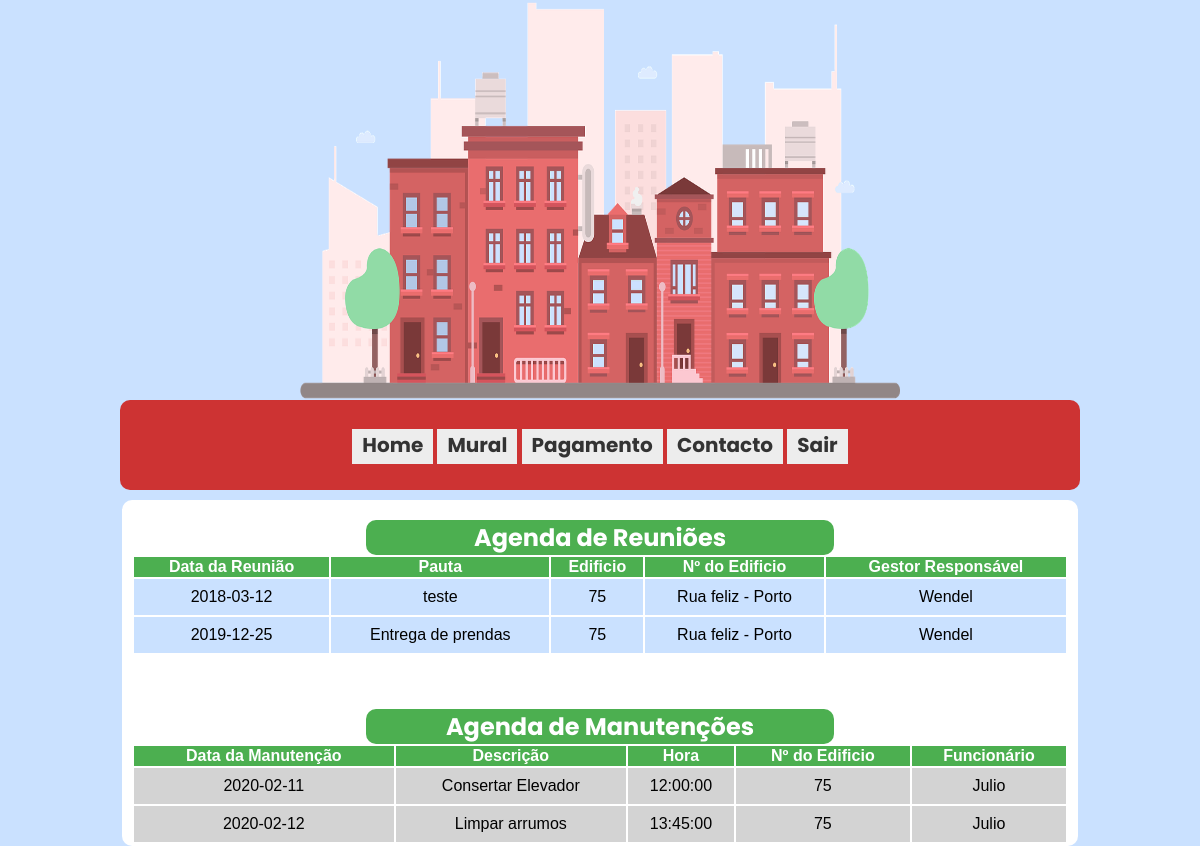
Page /CondominiumSolutions/mural.php (signed in) on the committed database.
### tables this page shows
CREATE TABLE `reuniao` (
  `cod_reuniao` int(15) NOT NULL,
  `data_r` date NOT NULL,
  `pauta` varchar(100) NOT NULL,
  `cod_gestor` int(15) NOT NULL,
  `cod_edificio` int(15) NOT NULL,
  `estado_reuniao` int(2) NOT NULL DEFAULT '0'
);

CREATE TABLE `edificio` (
  `cod_edificio` int(15) NOT NULL,
  `numero` varchar(10) NOT NULL,
  `morada` varchar(50) NOT NULL,
  `cod_gestor` int(15) NOT NULL
);

CREATE TABLE `utilizador` (
  `cod_utilizador` int(11) NOT NULL,
  `nome` varchar(30) NOT NULL,
  `contacto` varchar(9) NOT NULL,
  `login` varchar(15) NOT NULL,
  `passe` varchar(15) NOT NULL,
  `nivel_acesso` int(1) NOT NULL
);

### CondominiumSolutions/mural.php (the view, shortened to what this page needs)
<html xml:lang="pt" lang="pt">
  <head>
  </head>
  <body>
  <?php
    include "basedadosges.php";
  ?>
    <div style="text-align: center;">
      <img src="imgs/banner.png" style="width: 50%; height: 50%">
    </div>
    <div id="menu">
      <ul style="height: 90px;">
        <li><a href="principal.php">Home</a></li>
        <?php
          if($_SESSION['NivelDeAcesso'] != 0) {
        ?>
        <li><a href="faturacao.php">Faturação</a></li>
        <li><a href="manutencao.php">Manutenção</a></li>
        <li><a href="registo.php">Registo</a></li>
        <li><a href="calendario.php">Calendário</a></li>
        <?php
          } else{
        ?>
        <li><a href="mural.php">Mural</a></li>
        <li><a href="pagamento.php">Pagamento</a></li>
        <?php
            }
        ?>
        <li><a href="contacto.php">Contacto</a></li>
        <li><a href="logout.php">Sair</a></li>
      </ul>
    </div>
    <div id="Caixatexto"> <br>
      <div style="text-align: center;">
      <?php
        if (empty($_SESSION['UtilizadorLogado'])) {
          header('Location: login.php');
          exit("Utilizador não logado!");
        } else {
          if($_SESSION['NivelDeAcesso'] != 0) {
            echo "Você não tem acesso a esta página!";
            die();
          } else {
          $idutilizador = $_SESSION['UtilizadorLogado'];
          echo "<h2>Agenda de Reuniões</h2>";
          $sqlreuniao = "Select data_r, pauta, edificio.numero, edificio.morada, utilizador.nome, estado_reuniao from reuniao, administrador, utilizador, edificio, condomino, fracao
          where (reuniao.cod_gestor = administrador.cod_gestor) and (utilizador.cod_utilizador = administrador.cod_gestor) and (reuniao.cod_edificio = edificio.cod_edificio) and (condomino.cod_condomino = $idutilizador) and (fracao.cod_condomino = $idutilizador) and (fracao.cod_edificio = edificio.cod_edificio) and (reuniao.estado_reuniao = 0) order by data_r";
          $resultadoreuniao = $ligacao->query($sqlreuniao);
          if($resultadoreuniao->num_rows > 0){
              ?>
              <table style='width:100%' id='tabela1'>
              <tr id='linhareuniaotitulo'>
                  <th>Data da Reunião</th>
                  <th>Pauta</th>
                  <th>Edificio</th>
                  <th>Nº do Edificio</th>
                  <th>Gestor Responsável</th>
              </tr>
              <?php
              while($linha = $resultadoreuniao->fetch_assoc()){
                  ?>
                  <tr id='linhareuniao'>
                      <td id='coluna1tab'> <?php echo $linha['data_r'];?> </td>
                      <td id='coluna2tab'> <?php echo $linha['pauta'];?> </td>
                      <td id='coluna3tab'> <?php echo $linha['numero'];?> </td>
                      <td id='coluna3tab'> <?php echo $linha['morada'];?> </td>
                      <td id='coluna5tab'> <?php echo $linha['nome'];?> </td>
                  </tr>
                  <?php
              }
              ?>
              </table>
              <?php
          }
          ?>
          <br><br><br>
          <?php
          echo "<h2>Agenda de Manutenções</h2>";
          $sqlmanutencao = "Select distinct data_m, descricao, hora_m, edificio.numero, funcionario.nome, estado_manutencao from manutencao, utilizador, edificio, condomino, fracao, funcionario_manutencao, funcionario
          where (manutencao.cod_manutencao = funcionario_manutencao.cod_manutencao) and (funcionario_manutencao.cod_funcionario = funcionario.cod_funcionario) and (manutencao.cod_edificio = edificio.cod_edificio) and (condomino.cod_condomino = $idutilizador) and (fracao.cod_condomino = $idutilizador) and (fracao.cod_edificio = edificio.cod_edificio) and (manutencao.estado_manutencao = 0) order by data_m";
          $resultadomanutencao = $ligacao->query($sqlmanutencao);
          if($resultadomanutencao->num_rows > 0){
              ?>
              <table style='width:100%' id='tabela1'>
              <tr id='linhamanutencaotitulo'>
                  <th>Data da Manutenção</th>
                  <th>Descrição</th>
                  <th>Hora</th>
                  <th>Nº do Edificio</th>
                  <th>Funcionário</th>
              </tr>
              <?php
              while($linham = $resultadomanutencao->fetch_assoc()){
                  ?>
                  <tr id='linhamanutencao'>
                      <td id='coluna1tab'> <?php echo $linham['data_m'];?> </td>
                      <td id='coluna2tab'> <?php echo $linham['descricao'];?> </td>
                      <td id='coluna3tab'> <?php echo $linham['hora_m'];?> </td>
                      <td id='coluna3tab'> <?php echo $linham['numero'];?> </td>
                      <td id='coluna5tab'> <?php echo $linham['nome'];?> </td>
                  </tr>
                  <?php
              }
              ?>
              </table>
              <?php
          }
          }
        }
        ?>
        </div>
    </div>
  </body>
</html>

### CondominiumSolutions/mural.php (style rules this page uses)
body { padding:0px; margin:0px; background-color: #CAE1FF; font-weight: bold; font-family: 'Calibri light', sans-serif; }
#menu ul { padding:0px; margin:0px; width: 80%; background-color:#CD3333; list-style:none; font-family: 'Poppins', sans-serif; font-weight: bold; font-size: 20px; text-align: center; margin: 0 auto; border-radius: 10px; }
#menu ul li { display: inline; }
#menu ul li a { background-color:#EDEDED; color: #333; text-decoration: none; border-bottom:3px solid #EDEDED; padding: 2px 10px; text-align: center; }
#Caixatexto { background-color:#FFFFFF; width: 78%; margin: 0 auto; padding: 2px 10px; border-radius: 10px; margin-top: 10px; }
tr#linhareuniaotitulo { background-color: #4CAF50; color: white; text-align: center; }
tr#linhareuniao { background-color: #CAE1FF; text-align: center; height: 36px; }
tr#linhamanutencaotitulo { background-color: #4CAF50; color: white; text-align: center; }
tr#linhamanutencao { background-color: #D3D3D3; text-align: center; height: 36px; }
h2 { font-family: 'Poppins', sans-serif; border-radius: 10px; background-color:#4CAF50; width: 50%; margin: auto; color: white; }

### rows in the picture
reuniao: data_r "2018-03-12", pauta "teste", cod_edificio.numero "75", cod_edificio.morada "Rua feliz - Porto", utilizador.nome "Wendel"
reuniao: data_r "2019-12-25", pauta "Entrega de prendas", cod_edificio.numero "75", cod_edificio.morada "Rua feliz - Porto", utilizador.nome "Wendel"

### other values in the picture
$linham['data_m'] "2020-02-11"
$linham['descricao'] "Consertar Elevador"
$linham['hora_m'] "12:00:00"
$linham['numero'] "75"
$linham['nome'] "Julio"
$linham['data_m'] "2020-02-12"
$linham['descricao'] "Limpar arrumos"
$linham['hora_m'] "13:45:00"
